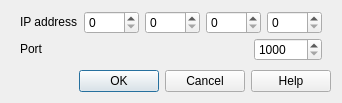
<?xml version="1.0" encoding="UTF-8"?>
<ui version="4.0">
 <class>UICFGControls</class>
 <widget class="QWidget" name="UICFGControls">
  <property name="windowModality">
   <enum>Qt::NonModal</enum>
  </property>
  <property name="geometry">
   <rect>
    <x>0</x>
    <y>0</y>
    <width>342</width>
    <height>100</height>
   </rect>
  </property>
  <property name="windowTitle">
   <string>FlightGear protocol settings</string>
  </property>
  <property name="layoutDirection">
   <enum>Qt::LeftToRight</enum>
  </property>
  <property name="autoFillBackground">
   <bool>false</bool>
  </property>
  <layout class="QVBoxLayout" name="verticalLayout">
   <property name="spacing">
    <number>0</number>
   </property>
   <property name="topMargin">
    <number>2</number>
   </property>
   <item>
    <widget class="QFrame" name="frame">
     <property name="frameShadow">
      <enum>QFrame::Raised</enum>
     </property>
     <layout class="QHBoxLayout" name="horizontalLayout">
      <property name="bottomMargin">
       <number>0</number>
      </property>
      <item>
       <widget class="QLabel" name="label_4">
        <property name="sizePolicy">
         <sizepolicy hsizetype="Preferred" vsizetype="Maximum">
          <horstretch>0</horstretch>
          <verstretch>0</verstretch>
         </sizepolicy>
        </property>
        <property name="text">
         <string>IP address</string>
        </property>
       </widget>
      </item>
      <item>
       <widget class="QSpinBox" name="spinIPFirstNibble">
        <property name="sizePolicy">
         <sizepolicy hsizetype="Minimum" vsizetype="Maximum">
          <horstretch>0</horstretch>
          <verstretch>0</verstretch>
         </sizepolicy>
        </property>
        <property name="maximumSize">
         <size>
          <width>60</width>
          <height>16777215</height>
         </size>
        </property>
        <property name="maximum">
         <number>255</number>
        </property>
        <property name="singleStep">
         <number>1</number>
        </property>
       </widget>
      </item>
      <item>
       <widget class="QSpinBox" name="spinIPSecondNibble">
        <property name="sizePolicy">
         <sizepolicy hsizetype="Minimum" vsizetype="Maximum">
          <horstretch>0</horstretch>
          <verstretch>0</verstretch>
         </sizepolicy>
        </property>
        <property name="maximumSize">
         <size>
          <width>60</width>
          <height>16777215</height>
         </size>
        </property>
        <property name="maximum">
         <number>255</number>
        </property>
        <property name="singleStep">
         <number>1</number>
        </property>
       </widget>
      </item>
      <item>
       <widget class="QSpinBox" name="spinIPThirdNibble">
        <property name="sizePolicy">
         <sizepolicy hsizetype="Minimum" vsizetype="Maximum">
          <horstretch>0</horstretch>
          <verstretch>0</verstretch>
         </sizepolicy>
        </property>
        <property name="maximumSize">
         <size>
          <width>60</width>
          <height>16777215</height>
         </size>
        </property>
        <property name="maximum">
         <number>255</number>
        </property>
        <property name="singleStep">
         <number>1</number>
        </property>
       </widget>
      </item>
      <item>
       <widget class="QSpinBox" name="spinIPFourthNibble">
        <property name="sizePolicy">
         <sizepolicy hsizetype="Minimum" vsizetype="Maximum">
          <horstretch>0</horstretch>
          <verstretch>0</verstretch>
         </sizepolicy>
        </property>
        <property name="maximumSize">
         <size>
          <width>60</width>
          <height>16777215</height>
         </size>
        </property>
        <property name="maximum">
         <number>255</number>
        </property>
        <property name="singleStep">
         <number>1</number>
        </property>
       </widget>
      </item>
     </layout>
    </widget>
   </item>
   <item>
    <widget class="QFrame" name="frame_2">
     <property name="frameShadow">
      <enum>QFrame::Raised</enum>
     </property>
     <layout class="QHBoxLayout" name="horizontalLayout_2">
      <property name="topMargin">
       <number>4</number>
      </property>
      <item>
       <widget class="QLabel" name="label_5">
        <property name="sizePolicy">
         <sizepolicy hsizetype="Preferred" vsizetype="Maximum">
          <horstretch>10</horstretch>
          <verstretch>0</verstretch>
         </sizepolicy>
        </property>
        <property name="text">
         <string>Port</string>
        </property>
       </widget>
      </item>
      <item>
       <widget class="QSpinBox" name="spinPortNumber">
        <property name="sizePolicy">
         <sizepolicy hsizetype="Minimum" vsizetype="Maximum">
          <horstretch>3</horstretch>
          <verstretch>0</verstretch>
         </sizepolicy>
        </property>
        <property name="minimum">
         <number>1000</number>
        </property>
        <property name="maximum">
         <number>10000</number>
        </property>
       </widget>
      </item>
     </layout>
    </widget>
   </item>
   <item>
    <widget class="QDialogButtonBox" name="buttonBox">
     <property name="sizePolicy">
      <sizepolicy hsizetype="Expanding" vsizetype="Maximum">
       <horstretch>0</horstretch>
       <verstretch>0</verstretch>
      </sizepolicy>
     </property>
     <property name="standardButtons">
      <set>QDialogButtonBox::Cancel|QDialogButtonBox::Help|QDialogButtonBox::Ok</set>
     </property>
    </widget>
   </item>
  </layout>
 </widget>
 <resources/>
 <connections/>
 <slots>
  <slot>startEngineClicked()</slot>
  <slot>stopEngineClicked()</slot>
  <slot>cameraSettingsClicked()</slot>
 </slots>
</ui>
